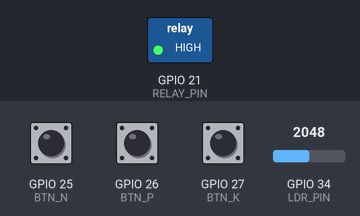
Bench run of a sketch on a simulated ESP32. Parts: switched loads named in the sketch (green lamp = pin HIGH). The test bench sets the inputs (shaded band); at power-on: GPIO 25 (BTN_N) LOW, GPIO 26 (BTN_P) LOW, GPIO 27 (BTN_K) LOW, GPIO 34 (LDR_PIN) = 2048. Random numbers use the default seed unless the sketch sets one; what the sketch prints to the serial monitor is not drawn.

Above: at 5.8 s.
5.9 s: GPIO 25 (BTN_N) driven HIGH and GPIO 26 (BTN_P) driven HIGH
At 10.3 s:
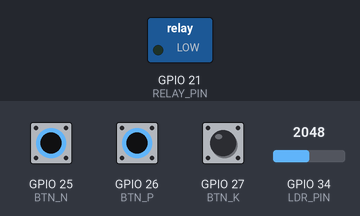
16.5 s: GPIO 25 (BTN_N) driven LOW
26.5 s: GPIO 26 (BTN_P) driven LOW and GPIO 27 (BTN_K) driven HIGH
36.6 s: GPIO 26 (BTN_P) driven HIGH
46.6 s: GPIO 25 (BTN_N) driven HIGH
56.6 s: GPIO 26 (BTN_P) driven LOW
Timing chart, 0 to 61.7 s (numbered marks = the images above; inputs shaded):
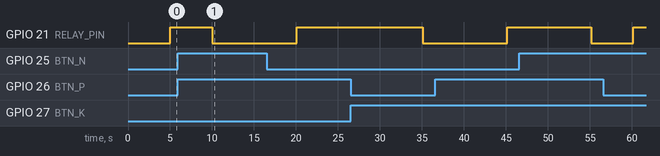

The sketch:

prog1.ino
```cpp
#include <DHT.h>

#define RELAY_PIN 21
#define BTN_N 25
#define BTN_P 26
#define BTN_K 27
#define LDR_PIN 34

// Simulação no lugar do DHT22
float simularUmidade() {
  return random(30, 90); // valor fictício entre 30% e 90%
}

void setup() {
  Serial.begin(115200);
  pinMode(RELAY_PIN, OUTPUT);
  pinMode(BTN_N, INPUT_PULLDOWN);
  pinMode(BTN_P, INPUT_PULLDOWN);
  pinMode(BTN_K, INPUT_PULLDOWN);

  randomSeed(analogRead(0)); // inicializa gerador de números aleatórios
  Serial.println("===== Sistema de Irrigação Inteligente (Tomate 🍅 - SIMULAÇÃO) =====");
}

void loop() {
  bool n = digitalRead(BTN_N);
  bool p = digitalRead(BTN_P);
  bool k = digitalRead(BTN_K);

  int ldrRaw = analogRead(LDR_PIN);
  float ph = map(ldrRaw, 0, 4095, 0, 14);

  float umidade = simularUmidade();

  // SE FOSSEMOS UTILIZAR DADOS REAIS E "CRUZAR" OS DADOS PARA LIGAR A BOMBA
  //bool bomba = false;
  //if (n && p && k && (ph >= 6.0 && ph <= 6.8) && (umidade < 60)) {
  //  bomba = true;
  //}

  //VAMOS APENAS CONSIDERAR A HUMIDADE PARA SIMULAR A BOMBA LIGANDO
 bool bomba = false;
  if (umidade < 60) {
  bomba = true; // prioridade: solo seco
} else if (n && p && k && (ph >= 6.0 && ph <= 6.8)) {
  bomba = false; // solo ok mas depende de nutrientes e pH
} else {
  bomba = false; // não precisa irrigar
}

  digitalWrite(RELAY_PIN, bomba ? HIGH : LOW);

  Serial.println("--------------------------------------------------");
  Serial.printf("N: %s | P: %s | K: %s\n", n ? "OK" : "Baixo", p ? "OK" : "Baixo", k ? "OK" : "Baixo");
  Serial.printf("pH do solo   : %.2f (raw=%d)\n", ph, ldrRaw);
  Serial.printf("Umidade solo : %.1f %%\n", umidade);
  Serial.printf("Bomba de irrigação: %s\n", bomba ? "LIGADA 🚰" : "DESLIGADA");
  Serial.println("--------------------------------------------------\n");

  delay(5000);
}
```
